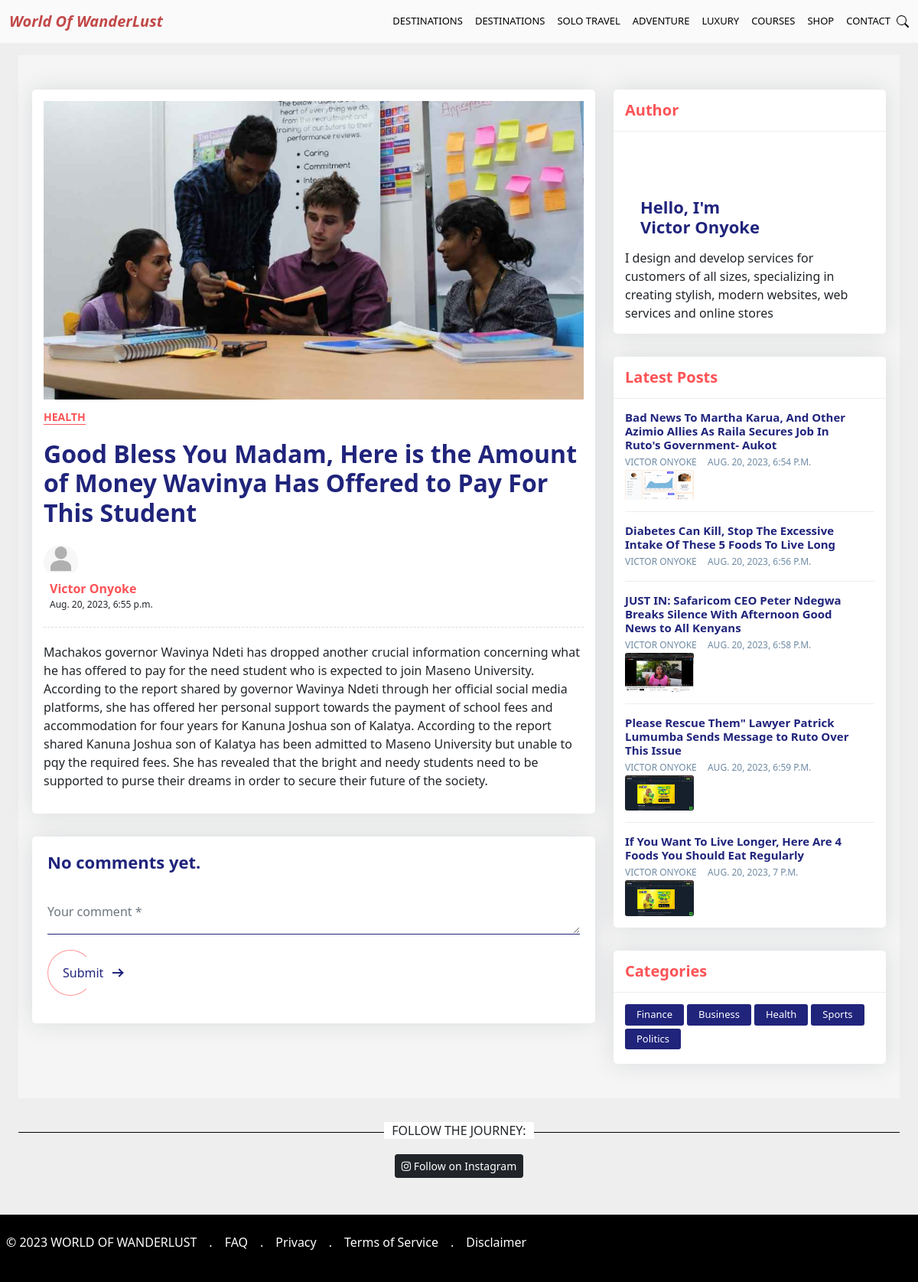
The page /blog/good-bless-you-madam-here-is-the-amount-of-money-w/ on the database its author committed.
### blog/models.py (models this page shows, shortened)
class Post(models.Model):
    author = models.ForeignKey(Profile, on_delete=models.CASCADE)
    category = models.ForeignKey('Category', on_delete=models.SET_NULL, blank=True, null=True)
    title = models.CharField(max_length=100)
    body = models.TextField()
    image = models.ImageField(default='avatar.jpg', upload_to='blogs', null=False, blank=False)
    slug = AutoSlugField(populate_from='title', unique=True)
    created_at = models.DateTimeField(auto_now_add=True)
    edited_at = models.DateTimeField(auto_now=True)

class Category(models.Model):
    title = models.CharField(max_length=150)
    slug = AutoSlugField(populate_from='title', unique=True)
    def __str__(self):
        return self.title

### users/models.py (models this page shows, shortened)
class Profile(models.Model):
	user = models.OneToOneField(User, on_delete=models.CASCADE)
	avatar = models.ImageField(default='avatar.jpeg', upload_to='profile_avatar/', null=True, blank=True)
	about = models.CharField(max_length=100)
	created_at = models.DateTimeField(auto_now_add=True)

### blog/views.py (the view)
# urls.py: path('blog/<str:slug>/', views.details, name='details'),
def details(request, slug):
    post = Post.objects.get(slug=slug)
    latest = Post.objects.exclude(slug__exact=post.slug)[:5]
    categorys = Category.objects.all()
    context = {"post":post, 'categorys':categorys, 'latest':latest}
    return render(request, 'blog/blogDetails.html', context)

### blog/templates/blog/blogDetails.html (shortened to what this page needs)
{%extends 'base.html'%}
{%block content%}
<section>
<div class="blog-single gray-bg">
        <div class="container">
            <div class="row align-items-start">
                <div class="col-lg-8 m-15px-tb">
                    <article class="article">
                        <div class="article-img">
                            <img src="{{post.image.url}}" title="" alt="{{post.title}}">
                        </div>
                        <div class="article-title">
                            <h6><a href="{% url 'categoryPosts' post.category.slug %}">{{post.category}}</a></h6>
                            <h2>{{post.title}}</h2>
                            <div class="media">
                                <a href="#">
                                <div class="avatar">
                                    <img src="{{post.author.avatar.url}}" title="" alt="{{post.author.user.first_name}} {{post.author.user.last_name}}">
                                </div>
                                </a>
                                <div class="media-body">
                                    <a href="#">
                                    <label>{{post.author.user.first_name}} {{post.author.user.last_name}}</label>
                                    </a>
                                    <span>{{post.created_at}}</span>
                                </div>
                            </div>
                        </div>
                        <div class="article-content">
                            <p>{{post.body}}</p>
                        </div>
                    </article>
                    <div class="contact-form article-comment">
                        {% if post.comments.all|length > 0 %}
                            <h4>Comments</h4>
                        {% else %}
                             <h4>No comments yet.</h4>
                        {% endif %}
                        {% include 'blog/blogComments.html' %}
                        <form id="contact-form" method="POST" action="{% url 'create_comment' post.slug %}">
                            <div class="row">
                                <div class="col-md-12">
                                    <div class="form-group">
                                        <textarea name="comment" id="message" placeholder="Your comment *" rows="4" class="form-control"></textarea>
                                    </div>
                                </div>
                                <div class="col-md-12">
                                    <div class="send">
                                        <button type="submit" class="px-btn theme"><span>Submit</span> <i class="arrow"></i></button>
                                    </div>
                                </div>
                            </div>
                        </form>
                    </div>
                </div>
                <div class="col-lg-4 m-15px-tb blog-aside">
                    <div class="widget widget-author">
                        <div class="widget-title">
                            <h3>Author</h3>
                        </div>
                        <div class="widget-body">
                            <a href="#">
                            <div class="media align-items-center">
                                <div class="avatar">
                                </div>
                                <div class="media-body">
                                    <h6>Hello, I'm<br> {{post.author.user.first_name}} {{post.author.user.last_name}}</h6>
                                </div>
                            </div>
                            </a>
                            <p>I design and develop services for customers of all sizes, specializing in creating stylish, modern websites, web services and online stores</p>
                        </div>
                    </div>
                    <div class="widget widget-latest-post">
                        <div class="widget-title">
                            <h3>Latest Posts</h3>
                        </div>
                        <div class="widget-body">
                            {% for post in latest %}
                            <div class="latest-post-aside media">
                                <div class="lpa-left media-body">
                                    <div class="lpa-title">
                                        <h5>
                                            <a href="{% url 'details' post.slug %}">
                                                {{post.title}}
                                            </a>
                                        </h5>
                                    </div>
                                    <div class="lpa-meta">
                                        <a class="name" href="#">
                                            {{post.author.user.first_name}} {{post.author.user.last_name}}
                                        </a>
                                        <a class="date" href="{% url 'details' post.slug %}">
                                            {{post.created_at}}
                                        </a>
                                    </div>
                                </div>
                                <div class="lpa-right">
                                    <a href="#">
                                        <img src="{{post.image.url}}" title="" alt="">
                                    </a>
                                </div>
                            </div>
                            {% endfor %}
                        </div>
                    </div>
                    <div class="widget widget-tags">
                        <div class="widget-title">
                            <h3>Categories</h3>
                        </div>
                        <div class="widget-body">
                            <div class="nav tag-cloud">
                                {% for category in categorys %}
                                <a href="{% url 'categoryPosts' category.slug %}">
                                    {{category.title}}
                                </a>
                                {% endfor %}
                            </div>
                        </div>
                    </div>
                </div>
            </div>
        </div>
    </div>
</section>
{% endblock %}

### templates/base.html (shortened to what this page needs)
{% load static %}
<html lang="en">
<head>
  <link href="https://cdn.jsdelivr.net/npm/bootstrap@5.0.2/dist/css/bootstrap.min.css" rel="stylesheet"
 />
  <link rel="stylesheet" href="https://cdnjs.cloudflare.com/ajax/libs/font-awesome/5.15.3/css/all.min.css"
 />
  <link rel="stylesheet" href="{%static 'styles/index.css' %}" />
  <link rel="stylesheet" href="{%static 'styles/blogDetail.css' %}" />
  <link rel="stylesheet" href="{%static 'styles/comments.css' %}" />
</head>
<body>
    <header>
    <nav class="navbar navbar-expand-md navbar-dark fixed-top">
      <div class="container-fluid">
        <a class="navbar-brand" href="/">World Of WanderLust</a>
        <div class="collapse navbar-collapse" id="navbarCollapse">
          <ul class="navbar-nav ms-auto mb-2 mb-md-0">
            <li class="nav-item">
              <div class="dropdown">
                <a class="nav-link" href="#" id="dropdownMenuButton" data-mdb-toggle="dropdown" aria-expanded="false"
                  data-toggle="dropdown">
                  DESTINATIONS
                </a>
              </div>
            </li>
            <li class="nav-item">
              <a class="nav-link" href="#">DESTINATIONS</a>
            </li>
            <li class="nav-item">
              <a class="nav-link" href="#">SOLO TRAVEL</a>
            </li>
            <li class="nav-item">
              <a class="nav-link" href="#">ADVENTURE</a>
            </li>
            <li class="nav-item">
              <a class="nav-link" href="#">LUXURY</a>
            </li>
            <li class="nav-item">
              <a class="nav-link" href="#">COURSES</a>
            </li>
            <li class="nav-item">
              <a class="nav-link" href="#">SHOP</a>
            </li>
            <li class="nav-item">
              <a class="nav-link" href="#">CONTACT</a>
            </li>
          </ul>
          <div class="d-flex">
            <a href="#">
            </a>
          </div>
        </div>
      </div>
    </nav>
  </header>
    <main class="pt-4 mt-4">
        <section class="pt-4 px-4">
            {%block content%}
            {% endblock %}
        </section>
        <section class="py-4 px-4">
            <div class="py-2" id="footer-head">
                <h6><span>FOLLOW THE JOURNEY:</span></h6>
            </div>
            <div class="text-center">
                <button type="button" class="btn btn-dark btn-sm" id="instagram">
                <i class="fab fa-instagram"></i> Follow on Instagram
                </button>
            </div>
        </section>
        <footer class="py-3 mt-4">
            <ul class="nav justify-content-start">
                <li class="nav-item">
                <p class="nav-link px-2 text-body-secondary">
                    &copy; 2023 WORLD OF WANDERLUST
                </p>
                </li>
                <li class="nav-item">
                <p class="nav-link px-2 text-body-secondary">.</p>
                </li>
                <li class="nav-item">
                <a href="#" class="nav-link px-2 text-body-secondary">FAQ</a>
                </li>
                <li class="nav-item">
                <p class="nav-link px-2 text-body-secondary">.</p>
                </li>
                <li class="nav-item">
                <a href="#" class="nav-link px-2 text-body-secondary">Privacy</a>
                </li>
                <li class="nav-item">
                <p class="nav-link px-2 text-body-secondary">.</p>
                </li>
                <li class="nav-item">
                <a href="#" class="nav-link px-2 text-body-secondary">Terms of Service</a>
                </li>
                <li class="nav-item">
                <p class="nav-link px-2 text-body-secondary">.</p>
                </li>
                <li class="nav-item">
                <a href="#" class="nav-link px-2 text-body-secondary">Disclaimer</a>
                </li>
            </ul>
            </footer>
    </main>
</body>
</html>

### blog/templates/blog/blogComments.html (shortened to what this page needs)
<div>
    <div class="row height d-flex">
        <div>
        </div>
    </div>
</div>

### static/styles/index.css (style rules this page uses)
nav.navbar { background-color: rgba(255, 255, 255, 0.7); }
nav.navbar .navbar-nav .nav-link { font-size: small; color: #000; }
nav.navbar .navbar-brand { color: #c24848; font-weight: bold; font-style: italic; }
#footer-head h6 { width: 100%; text-align: center; border-bottom: 1px solid #000; line-height: 0.1em; margin: 10px 0 20px; }
#footer-head span { background:#fff; padding:0 10px; }
ul { list-style-type: none; }
a { color: #000; text-decoration: none; }
.btn-dark { transition: background-color 0.5s ease; }
footer { background-color: #000; }
footer ul li.nav-item p { color: white; }
footer ul li.nav-item a { color: white; }

### static/styles/comments.css (style rules this page uses)
body { background-color: #eee }
.form-control { height: 48px; border-radius: 25px }

### rows shown on the page
Post: image (picture), category "HEALTH", title "Good Bless You Madam, Here is the Amount of Money Wavinya Has Offered to Pay For This Student", author.avatar (placeholder picture), author.user.first_name "Victor", author.user.last_name "Onyoke", created_at "Aug. 20, 2023, 6:55 p.m.", body "Machakos governor Wavinya Ndeti has dropped another crucial information concerning what he has offered to pay for the need student who is expected to join Maseno University. According to the report shared by governor Wavinya Ndeti through her official social media platforms, she has offered her personal support towards the payment of school fees and accommodation for four years for Kanuna Joshua son of Kalatya. According to the report shared Kanuna Joshua son of Kalatya has been admitted to Maseno University but unable to pqy the required fees. She has revealed that the bright and needy students need to be supported to purse their dreams in order to secure their future of the society."
Post: title "Bad News To Martha Karua, And Other Azimio Allies As Raila Secures Job In Ruto's Government- Aukot", author.user.first_name "VICTOR", author.user.last_name "ONYOKE", created_at "AUG. 20, 2023, 6:54 P.M.", image (picture)
Post: title "Diabetes Can Kill, Stop The Excessive Intake Of These 5 Foods To Live Long", author.user.first_name "VICTOR", author.user.last_name "ONYOKE", created_at "AUG. 20, 2023, 6:56 P.M."
Post: title "JUST IN: Safaricom CEO Peter Ndegwa Breaks Silence With Afternoon Good News to All Kenyans", author.user.first_name "VICTOR", author.user.last_name "ONYOKE", created_at "AUG. 20, 2023, 6:58 P.M.", image (picture)
Post: title "Please Rescue Them\" Lawyer Patrick Lumumba Sends Message to Ruto Over This Issue", author.user.first_name "VICTOR", author.user.last_name "ONYOKE", created_at "AUG. 20, 2023, 6:59 P.M.", image (picture)
Post: title "If You Want To Live Longer, Here Are 4 Foods You Should Eat Regularly", author.user.first_name "VICTOR", author.user.last_name "ONYOKE", created_at "AUG. 20, 2023, 7 P.M.", image (picture)
Category: title "Finance"
Category: title "Business"
Category: title "Health"
Category: title "Sports"
Category: title "Politics"
